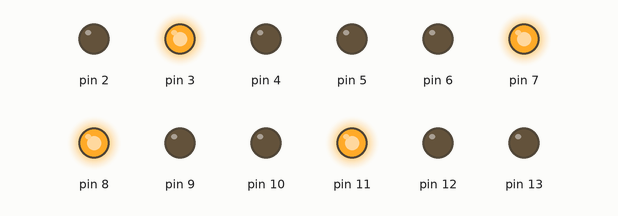
Simulated run of this sketch. Board: Arduino Uno, built with avr-gcc and run on an emulated ATmega328P. Parts: output pins drawn as LEDs (lit = HIGH).

Above: at 0.1 s.
At 20.1 s:
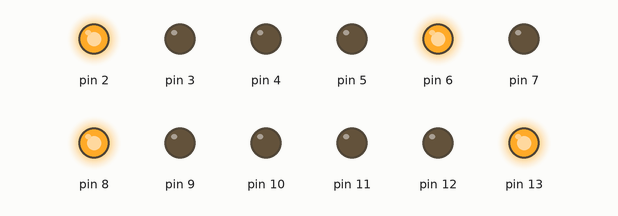
Timing chart, 0 to 21.6 s (numbered marks = the images above):
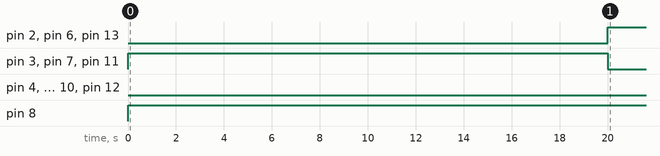

Measured:
- by itself, pin 2, pin 6, pin 13: LOW → HIGH at 20.0 s
- by itself, pin 3, pin 7, pin 11: LOW → HIGH at 0.00 s, → LOW 20.0 s later
- by itself, pin 8: LOW → HIGH at 0.00 s

The sketch:

Traffic_controller.ino
```cpp
void setup() {
  pinMode(2,OUTPUT);
   pinMode(3,OUTPUT);
    pinMode(4,OUTPUT);
 pinMode(5,OUTPUT);
 pinMode(6,OUTPUT);
 pinMode(7,OUTPUT);
 pinMode(8,OUTPUT);
 pinMode(9,OUTPUT);
 pinMode(10,OUTPUT);
 pinMode(11,OUTPUT);
  pinMode(12,OUTPUT);
 pinMode(13,OUTPUT);
}

void loop() {
digitalWrite(3, HIGH);
digitalWrite(7, HIGH);
digitalWrite(11, HIGH);
digitalWrite(8, HIGH);
digitalWrite(2, LOW);
digitalWrite(4, LOW);
digitalWrite(5, LOW);
digitalWrite(6, LOW);
digitalWrite(9, LOW);
digitalWrite(10, LOW);
digitalWrite(12, LOW);
digitalWrite(13, LOW);
delay(20000);
digitalWrite(2, HIGH);
digitalWrite(6, HIGH);
digitalWrite(13, HIGH);
digitalWrite(8, HIGH);
digitalWrite(4, LOW);
digitalWrite(5, LOW);
digitalWrite(7, LOW);
digitalWrite(9, LOW);
digitalWrite(10, LOW);
digitalWrite(11, LOW);
digitalWrite(12, LOW);
digitalWrite(3, LOW);
delay(20000);
digitalWrite(2, HIGH);
digitalWrite(5, HIGH);
digitalWrite(10, HIGH);
digitalWrite(12, HIGH);
digitalWrite(3, LOW);
digitalWrite(4, LOW);
digitalWrite(6, LOW);
digitalWrite(7, LOW);
digitalWrite(8, LOW);
digitalWrite(9, LOW);
digitalWrite(11, LOW);
digitalWrite(13, LOW);
delay(20000);
digitalWrite(4, HIGH);
digitalWrite(5, HIGH);
digitalWrite(9, HIGH);
digitalWrite(11, HIGH);
digitalWrite(2, LOW);
digitalWrite(3, LOW);
digitalWrite(6, LOW);
digitalWrite(7, LOW);
digitalWrite(8, LOW);
digitalWrite(10, LOW);
digitalWrite(12, LOW);
digitalWrite(13, LOW);
delay(20000);
}
```
